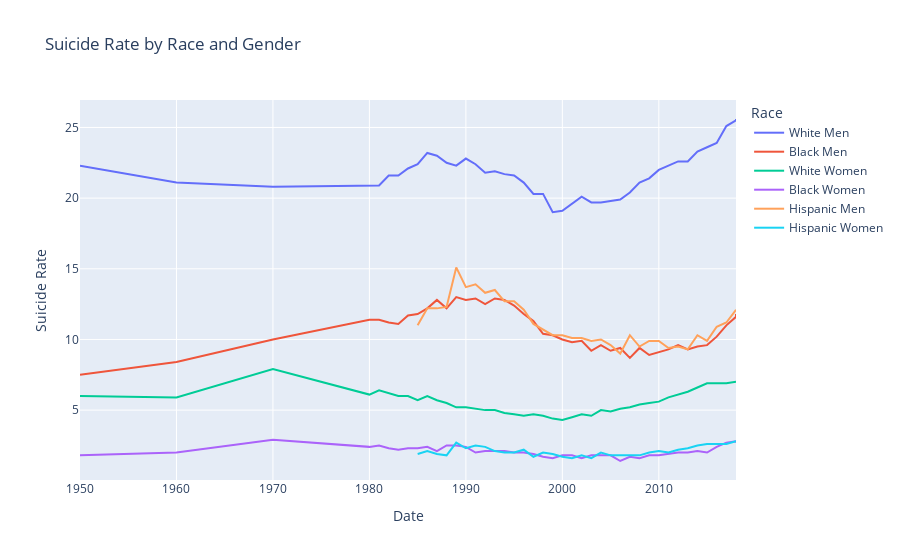

The cell this chart's notebook holds for it:
### Markdown cell above
Here are the resulting graphs again:

### Code cell
only_white_black_latino_suicides_fig.show()
